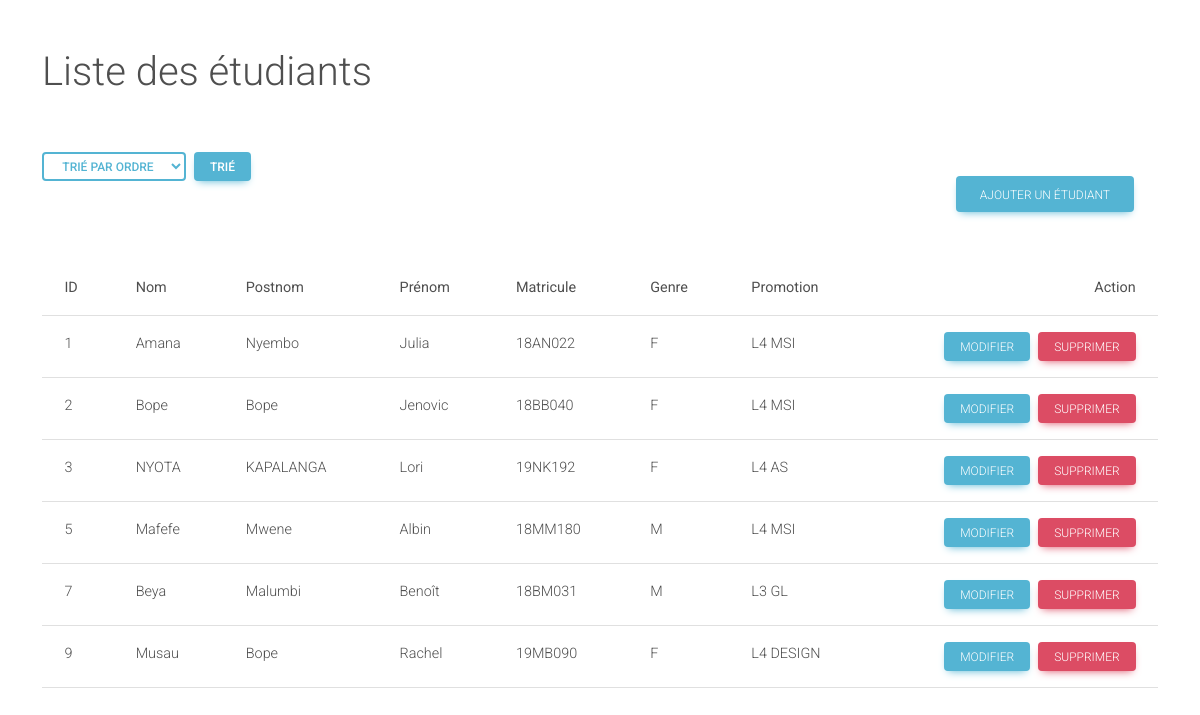
The page / on the database its author committed.
### tables this page shows
CREATE TABLE IF NOT EXISTS `etudiant` (
  `id` int NOT NULL AUTO_INCREMENT,
  `nom` varchar(255) DEFAULT NULL,
  `postnom` varchar(255) DEFAULT NULL,
  `prenom` varchar(255) DEFAULT NULL,
  `matricule` varchar(255) DEFAULT NULL,
  `genre` enum('M','F') DEFAULT NULL,
  `promotion` varchar(255) DEFAULT NULL,
  PRIMARY KEY (`id`),
  UNIQUE KEY `matricule` (`matricule`)
);

### index.php (the view, shortened to what this page needs)
<?php
    $servername = "localhost";
    $username = "root";
    $password = "";
    $dbname = "UDBL";
    $conn = new PDO("mysql:host=$servername;dbname=$dbname;", $username, $password);
?>
<!DOCTYPE html>
<html>
<head>
    <link
        href="https://cdnjs.cloudflare.com/ajax/libs/font-awesome/6.0.0/css/all.min.css"
        rel="stylesheet"
    />
    <link
            href="mdb.min.css"
            rel="stylesheet"
    />
    <link
        href="https://cdnjs.cloudflare.com/ajax/libs/mdb-ui-kit/6.4.2/mdb.min.css"
        rel="stylesheet"
    />
</head>
<body>
    <div class="container mt-5">
        <h1 class="fw-light">Liste des étudiants</h1>
        <div class="d-flex justify-content-between align-items-center w-100">
            <div class="row w-100 mb-5 mt-5">
                <div class="col-2">
                    <form action="" method="get" class="d-flex justify-content-between gap-2">
                        <select name="sort" id="" class="btn btn-outline-info btn-sm" data-mdb-ripple-init data-mdb-ripple-color="dark">
                            <option value="">Trié par ordre</option>
                        </select>
                        <button class="btn btn-sm btn-info">Trié</button>
                    </form>
                </div>
                <div class="col-6"></div>
                <div class="col-4">
                    <div class="d-flex justify-content-end">
                        <a href="form.php" class="btn btn-info text-sm fw-light mt-4">Ajouter un étudiant</a>
                    </div>
                </div>
            </div>
        </div>
        <table class="table table-stripped">
            <thead>
                <tr>
                    <th class="fw-normal">ID</th>
                    <th class="fw-normal">Nom</th>
                    <th class="fw-normal">Postnom</th>
                    <th class="fw-normal">Prénom</th>
                    <th class="fw-normal">Matricule</th>
                    <th class="fw-normal">Genre</th>
                    <th class="fw-normal">Promotion</th>
                    <th class="text-end fw-normal">Action</th>
                </tr>
            </thead>
            <tbody>
                <?php if (isset($_GET['sort']) && $_GET['sort'] === 'ASC'){
                    $sql = "SELECT * FROM Etudiant ORDER BY nom ASC";
                    $query = $conn->query($sql);
                    $etudiants = $query->fetchAll();
                }elseif (isset($_GET['sort']) && $_GET['sort'] === 'DESC'){
                    $sql = "SELECT * FROM Etudiant ORDER BY nom DESC";
                    $query = $conn->query($sql);
                    $etudiants = $query->fetchAll();
                }else{
                    $sql = "SELECT * FROM Etudiant";
                    $query = $conn->query($sql);
                    $etudiants = $query->fetchAll();
                } ?>
                <?php foreach ($etudiants as $etudiant){ ?>
                    <tr>
                        <td class="fw-light"><?php echo $etudiant['id'] ?></td>
                        <td class="fw-light"><?php echo $etudiant['nom'] ?></td>
                        <td class="fw-light"><?php echo $etudiant['postnom'] ?></td>
                        <td class="fw-light"><?php echo $etudiant['prenom'] ?></td>
                        <td class="fw-light"><?php echo $etudiant['matricule'] ?></td>
                        <td class="fw-light"><?php echo $etudiant['genre'] ?></td>
                        <td class="fw-light"><?php echo $etudiant['promotion'] ?></td>
                        <td>
                            <div class="w-100 d-flex justify-content-end gap-2">
                                <a href="form.php?id=<?php echo $etudiant['id'] ?>" class="btn btn-info btn-sm fw-light">Modifier</a>
                                <a href="crud.php?id_suppr=<?php echo $etudiant['id'] ?>" class="btn btn-danger btn-sm fw-light" name="id_suppr">Supprimer</a>
                            </div>
                        </td>
                    </tr>
                <?php } ?>
            </tbody>
        </table>
    </div>
</body>
</html>

### rows shown on the page
etudiant: id "1", nom "Amana", postnom "Nyembo", prenom "Julia", matricule "18AN022", genre "F", promotion "L4 MSI"
etudiant: id "2", nom "Bope", postnom "Bope", prenom "Jenovic", matricule "18BB040", genre "F", promotion "L4 MSI"
etudiant: id "3", nom "NYOTA", postnom "KAPALANGA", prenom "Lori", matricule "19NK192", genre "F", promotion "L4 AS"
etudiant: id "5", nom "Mafefe", postnom "Mwene", prenom "Albin", matricule "18MM180", genre "M", promotion "L4 MSI"
etudiant: id "7", nom "Beya", postnom "Malumbi", prenom "Benoît", matricule "18BM031", genre "M", promotion "L3 GL"
etudiant: id "9", nom "Musau", postnom "Bope", prenom "Rachel", matricule "19MB090", genre "F", promotion "L4 DESIGN"
